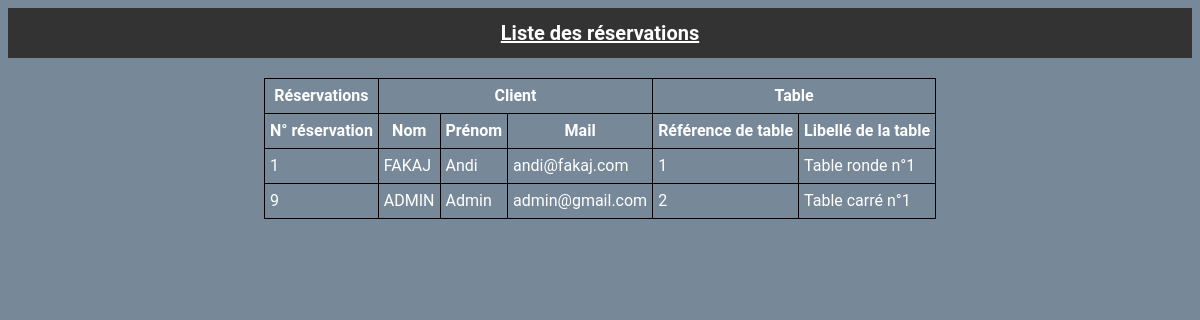
The page /src/Controller/liste_reservations.php (signed in) on the database its author committed.
### tables this page shows
CREATE TABLE `RESERVATION` (
  `num_reserv` int(11) NOT NULL,
  `user_id` int(11) NOT NULL,
  `table_id` int(11) NOT NULL
);

CREATE TABLE `UTILISATEUR` (
  `id` int(11) NOT NULL,
  `nom` varchar(100) NOT NULL,
  `prenom` varchar(50) NOT NULL,
  `date_naissance` date NOT NULL,
  `mail` varchar(100) NOT NULL,
  `password` varchar(255) NOT NULL,
  `role` char(2) NOT NULL DEFAULT 'U'
);

CREATE TABLE `TABLE_ROND` (
  `ref` int(11) NOT NULL,
  `libelle` varchar(255) NOT NULL
);

### src/Controller/liste_reservations.php (called while the page is built)
<?php
    include_once("../Model/reservation.php");
    include_once("../Model/table.php");
    include_once("../Model/user.php");
    $reservations = getAllReservations();
    include("../View/liste_reservations.view.php");
?>

### src/Model/reservation.php (called while the page is built, shortened)
<?php
    function getAllReservations(): array {
        include("../connexion.php");
        $req = "SELECT * FROM RESERVATION";
        $res = $db->prepare($req);
        $res->execute();
        $reservations = $res->fetchAll(PDO::FETCH_ASSOC);
        return $reservations;
    }
?>

### src/Model/user.php (called while the page is built, shortened)
<?php
    function getUserById($id): array {
        include("../connexion.php");
        $select = "SELECT * FROM UTILISATEUR WHERE id = :id";
        $res = $db->prepare($select);
        $res->bindValue(":id", $id);
        $res->execute();
        $user = $res->fetch();
        return $user;
    }
?>

### src/Model/table.php (called while the page is built, shortened)
<?php
    function getTableById($id): array {
        include("../connexion.php");
        $req = "SELECT * FROM TABLE_ROND WHERE ref = :id";
        $res = $db->prepare($req);
        $res->bindValue(":id", $id);
        $res->execute();
        $table = $res->fetch(PDO::FETCH_ASSOC);
        return $table;
    }
?>

### src/View/liste_reservations.view.php (the view, shortened to what this page needs)
<!DOCTYPE html>
<html>
    <head>
        <link rel="stylesheet" href="../assets/styles/index.css">
    </head>
    <body id="body_register">
        <header>Liste des réservations</header>
        <table>
            <thead>
                <tr>
                    <th>Réservations</th>
                    <th colspan="3">Client</th>
                    <th colspan="2">Table</th>
                </tr>
                <tr>
                    <th>N° réservation</th>
                    <th>Nom</th>
                    <th>Prénom</th>
                    <th>Mail</th>
                    <th>Référence de table</th>
                    <th>Libellé de la table</th>
                </tr>
            </thead>
            <tbody>
                <?php
                    foreach ($reservations as $reservation) {
                        $client = getUserById($reservation['user_id']);
                        $table_ronde = getTableById($reservation['table_id']);
                        echo "
                            <tr>
                                <td>". $reservation['num_reserv']."</td>
                                <td>". $client['nom'] ."</td>
                                <td>". $client['prenom'] ."</td>
                                <td>". $client['mail'] ."</td>
                                <td>". $table_ronde['ref'] ."</td>
                                <td>". $table_ronde['libelle'] ."</td>
                            </tr>
                        ";
                    }
                ?>
            </tbody>
        </table>
    </body>
</html>

### src/assets/styles/index.css (style rules this page uses)
body { font-family: 'Roboto', sans-serif; font-size: 16px; line-height: 1.5; color: #333; background-color: lightslategrey; color: white; }
#body_register header { background-color: #333; color: white; padding: 10px; text-align: center; font-weight: bold; font-size: 20px; text-decoration: underline; }
table, tr, td, th, tbody, thead { border: 1px solid black; border-collapse: collapse; }
table td, table th { padding: 5px; }
table { margin: 20px auto; }
table tr { padding: 10px; }

### rows shown on the page
reservation: num_reserv "1", user.nom "FAKAJ", user.prenom "Andi", user.mail "andi@fakaj.com", table_rond.ref "1", table_rond.libelle "Table ronde n°1"
reservation: num_reserv "9", user.nom "ADMIN", user.prenom "Admin", user.mail "admin@gmail.com", table_rond.ref "2", table_rond.libelle "Table carré n°1"
